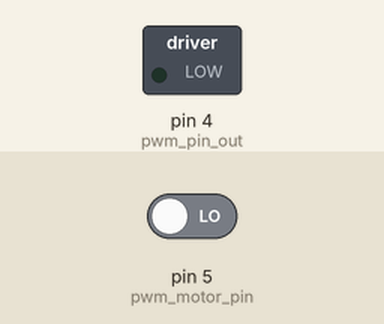
This sketch was run on a simulated Arduino Uno, built with avr-gcc and run on an emulated ATmega328P. On the bench: switched loads named in the sketch (green lamp = pin HIGH). Dashed ring = blinking. Inputs (shaded band) come from the test bench; at power-on: pin 5 (pwm_motor_pin) LOW.

Above: at 1.2 s.
1.3 s: pin 5 (pwm_motor_pin) driven HIGH
At 1.38 s:
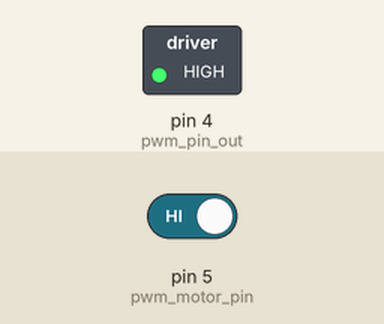
Timing chart, 0 to 10.3 s (numbered marks = the images above; inputs shaded):
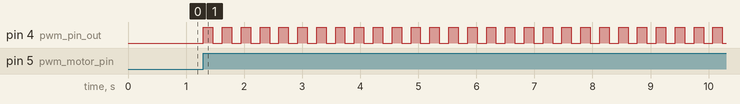

The sketch:

position_module.ino
```cpp
#include <Arduino.h>

/** This code deals takes a naive approach to the problem of frequency interpolation
 *  which is necessary to determine the position of image column around the beach ball.
 *
 *      ____
 * ____|    |____|
 *     ^    ^
 *     p_0  p_n
 *
 * PULSE_PER_ROTATION * pow(scale_shift, 2) should be equal to N_COLS
**/

#define N_COLS 144
#define PULSE_PER_ROTATION 18

const int scale_shift = 3; // 8 = 2^3 output pulses inbetween input pulses

const int pwm_motor_pin = 5;
const int pwm_pin_out = 4;

unsigned long p_0;
unsigned long p_1;
unsigned long p_n;

unsigned long lambda;

unsigned long t;
unsigned long interp_time;


bool prev_state = false;
bool interp_flag = false;

void setup() {
  pinMode(pwm_pin_out, OUTPUT);
  pinMode(pwm_motor_pin, INPUT);
}

void loop() {

  // * Triggers on RISING or FALLING edge
  if ( (digitalRead(pwm_motor_pin) == HIGH && prev_state == LOW)  ||
       (digitalRead(pwm_motor_pin) == LOW  && prev_state == HIGH)    ){

    p_n = micros();
    lambda = (p_n - p_0) >> scale_shift;
    p_0 = p_n;

    // * Flip flags so we only catch edges
    prev_state = (prev_state + 1) % 2; // HIGH (1) -> LOW (0) or LOW (0) -> HIGH (1)
    interp_flag = false;
  }

  t = micros();
  if (t != interp_time){
    interp_time = t;

    int remainder = (t - p_n)/lambda;

    if (remainder % 2 == 0 && interp_flag == false){
      digitalWrite(pwm_pin_out, HIGH);
      interp_flag = true;

    } else if (remainder % 2 == 1 && interp_flag == true){
      digitalWrite(pwm_pin_out, LOW);
      interp_flag = false;

    }
  }
}
```

Measured:
- after the input at 1.3 s, pin 4 (pwm_pin_out): alternates HIGH for 0.16 s and LOW for 0.16 s, starting at once
